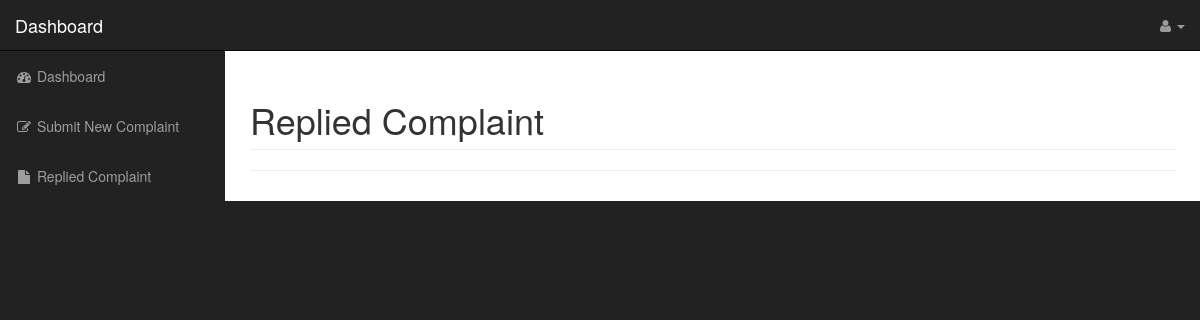
/mahasiswa/replied.php (signed in), run on an earlier commit of the app's database.
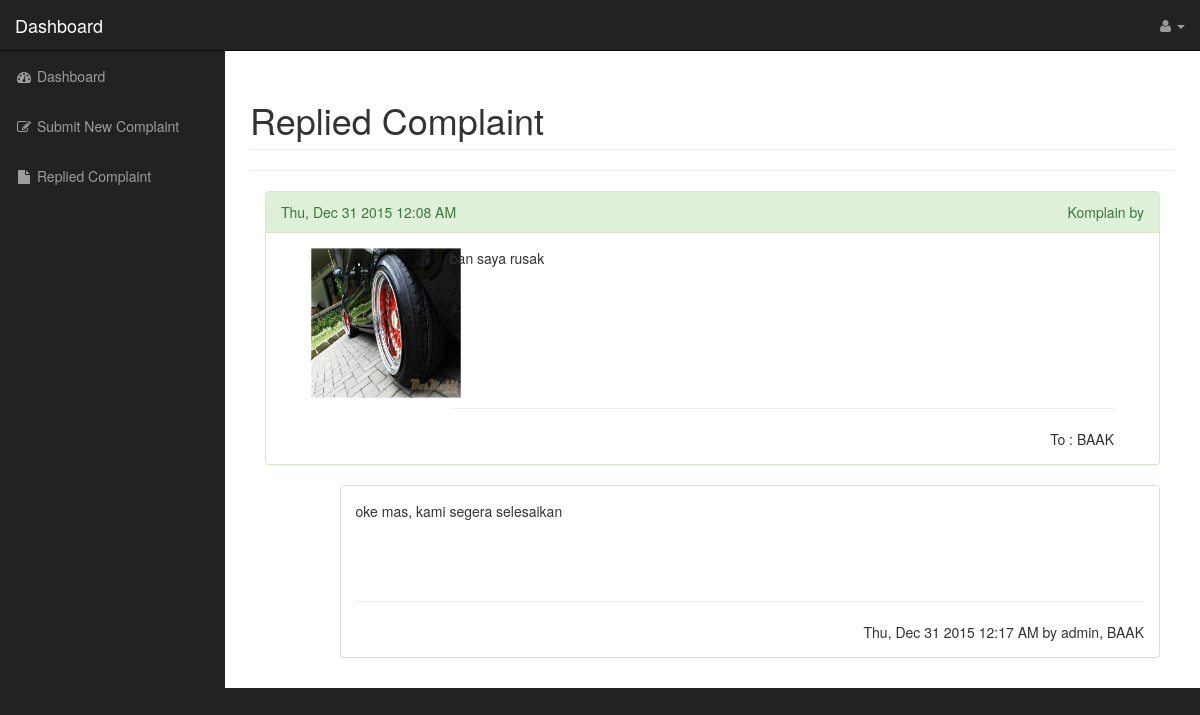
And on a later commit of the database.
### tables this page shows
CREATE TABLE `pelaporan` (
  `id_Pelaporan` int(11) NOT NULL,
  `isi_Pelaporan` text NOT NULL,
  `tgl_Pelaporan` datetime NOT NULL DEFAULT CURRENT_TIMESTAMP,
  `ImagePath` varchar(100) DEFAULT NULL,
  `Mahasiswa_NIM` int(11) NOT NULL,
  `KategoriLapor_id_KategoriLapor` int(11) NOT NULL
);

CREATE TABLE `kategorilapor` (
  `id_KategoriLapor` int(11) NOT NULL,
  `nama_KategoriLapor` varchar(45) NOT NULL
);

CREATE TABLE `departemen` (
  `id_Departemen` int(11) NOT NULL,
  `nama_Departemen` varchar(45) NOT NULL
);

CREATE TABLE `tanggapan` (
  `id_Tanggapan` int(11) NOT NULL,
  `isi_Tanggapan` text NOT NULL,
  `tgl_Tanggapan` datetime NOT NULL DEFAULT CURRENT_TIMESTAMP,
  `Administrator_user_Admin` varchar(25) NOT NULL,
  `Pelaporan_id_Pelaporan` int(11) NOT NULL
);

### models/pelaporan.php (called while the page is built, shortened)
<?php
	require_once '../lib/DBClass.php';
	class Pelaporan extends DBClass
	{
		public function getReportbyID($id)
		{
			$str = "SELECT p.*,DATE_FORMAT(tgl_Pelaporan,'%a, %b %d %Y %h:%i %p') as 'tanggal', k.nama_KategoriLapor as 'kategori' FROM `pelaporan` p JOIN kategorilapor k on p.KategoriLapor_id_KategoriLapor=k.id_KategoriLapor where mahasiswa_nim=$id";
			$r = $this->getRows($str);
			return $r;
		}
		public function getTujuan($id)
		{
			$str = "select nama_departemen as'dep' from pelaporan p JOIN departemen_has_pelaporan dp on p.id_Pelaporan=dp.Pelaporan_id_Pelaporan join departemen d on d.id_Departemen=dp.Departemen_id_Departemen where p.id_Pelaporan=$id";
			$r = $this->getRows($str);
			return $r;
		}
		public function getTanggapanbyid($id)
		{
			$str = "SELECT `isi_Tanggapan` as isi, DATE_FORMAT(`tgl_Tanggapan`,'%a, %b %d %Y %h:%i %p') as tanggal, `Administrator_user_Admin` as oleh, `Pelaporan_id_Pelaporan` as idlapor,departemen.nama_Departemen as dep,id_Tanggapan as idtanggap FROM `tanggapan` JOIN administrator on tanggapan.Administrator_user_Admin=administrator.user_Admin JOIN departemen on administrator.Departemen_id_Departemen=departemen.id_Departemen WHERE Pelaporan_id_Pelaporan=$id";
			$r = $this->getRows($str);
			return $r;
		}
		public function getRepliedbyID($id)
		{
			$str = "select p.*,DATE_FORMAT(tgl_Pelaporan,'%a, %b %d %Y %h:%i %p') as 'tanggal', k.nama_KategoriLapor as 'kategori' from pelaporan p JOIN kategorilapor k on p.KategoriLapor_id_KategoriLapor=k.id_KategoriLapor LEFT join tanggapan on p.id_Pelaporan=tanggapan.Pelaporan_id_Pelaporan
where tanggapan.Pelaporan_id_Pelaporan is not null and Mahasiswa_NIM=$id";
			$r = $this->getRows($str);
			return $r;
		}
	}
?>

### lib/DBClass.php (called while the page is built, shortened)
<?php
	class DBClass
	{
		public $host, $user, $password;
		function __construct()
		{
			$this->dbname = 'mydb';
			$this->host   = 'localhost';
			$this->user   = 'root';
			$this->password = '';
		}
		function connect()
		{
			$this->db = mysql_connect(
				$this->host,
				$this->user,
				$this->password)
			or die("Database Connection Access Error..".mysql_error());
		}
		function close()
		{
			$this->db = false;
		}
		function getRows($sql)
		{
			$this->rowColl = mysql_query($sql) or die("Error : ".mysql_error());
			$rows  = array();
			while ($row = mysql_fetch_array($this->rowColl, MYSQL_ASSOC))
				$rows[] = $row;
			return $rows;
		}
	}
?>

### mahasiswa/replied.php (the view, shortened to what the changed rows need)
<?php
    require_once '../models/pelaporan.php';
    $pelaporan=new Pelaporan();
    $reports=$pelaporan->getReportbyID($_COOKIE['id']);
    $replieds=$pelaporan->getRepliedbyID($_COOKIE['id']);
    require_once 'header.php';require_once 'sidebar.php';
?>
        <div id="page-wrapper">
            <div class="container-fluid">
                <div class="row">
                    <div class="col-lg-12">
                        <h1 class="page-header">
                            Replied Complaint
                        </h1>
                        <?php
                    foreach ($replieds as $replied) {
                        ?>
                        <div class="col-sm-12">
                            <div class="panel panel-success">
                                <div class="panel-heading">
                                    <?php echo $replied['tanggal'];?>
                                    <div class="pull-right"><?php echo $replied['kategori']." by ". $_COOKIE['name'] ?></div>
                                </div>
                                <div class="panel-body">
                                <div class="col-sm-12">
                                    <div class="col-sm-2">
                                    <img class="crops" src="<?php echo "../".$replied['ImagePath'];  ?>">
                                    </div>
                                    <div class="col-sm-10">
                                    <p class="desk"><?php echo $replied['isi_Pelaporan'];?></p>
                                    <hr/>
                                    <div class="pull-right">
                                    <?php
                                    $tujuan=$pelaporan->getTujuan($replied['id_Pelaporan']);
                                    echo "To : ";
                                    foreach ($tujuan as $key ) {
                                        echo "$key[dep]";
                                    }
                                     ?></div>
                                    </div>
                                </div>
                                </div>
                            </div>
                            <?php
                            $tanggapan=$pelaporan->getTanggapanbyid($replied['id_Pelaporan']);
                                    foreach ($tanggapan as $key ) {?>
                                    <div class="col-sm-offset-1 ">
                                        <div class="panel panel-default">
                                <div class="panel-body">
                                <p class="tang"><?php echo "$key[isi]"; ?></p>
                                <hr/>
                                <div class="pull-right"><?php echo "$key[tanggal] by $key[oleh], $key[dep]"; ?></div>
                                </div>
                            </div></div>
                                   <?php }
                                     ?>
                        </div>
                        <?php   }
                 ?>
                    </div>
                </div>
            </div>
        </div>
    </div>
</body>
</html>

### mahasiswa/header.php (shortened to what the changed rows need)
<!DOCTYPE html>
<html lang="en">
<head>
    <link href="../assets/css/bootstrap.min.css" rel="stylesheet">
    <link href="../assets/css/sb-admin.css" rel="stylesheet">
    <link href="../assets/css/plugins/morris.css" rel="stylesheet">
    <link href="../assets/font-awesome/css/font-awesome.min.css" rel="stylesheet" type="text/css">
</head>
<body>
    <div id="wrapper">
        <nav class="navbar navbar-inverse navbar-fixed-top" role="navigation">
            <div class="navbar-header">
                <a class="navbar-brand" href="dashboard.php">Dashboard</a>
            </div>

What changed in the data, as far as the page shows it:
added pelaporan: tanggal "Thu, Dec 31 2015 12:08 AM", KategoriLapor_id_KategoriLapor.nama_KategoriLapor "Komplain", ImagePath (picture), isi_Pelaporan "ban saya rusak"
now on this page (row edited): departemen: nama_Departemen "BAAK"
added tanggapan: isi_Tanggapan "oke mas, kami segera selesaikan", key "Thu, Dec 31 2015 12:17 AM", Administrator_user_Admin "admin", departemen.nama_Departemen "BAAK"
